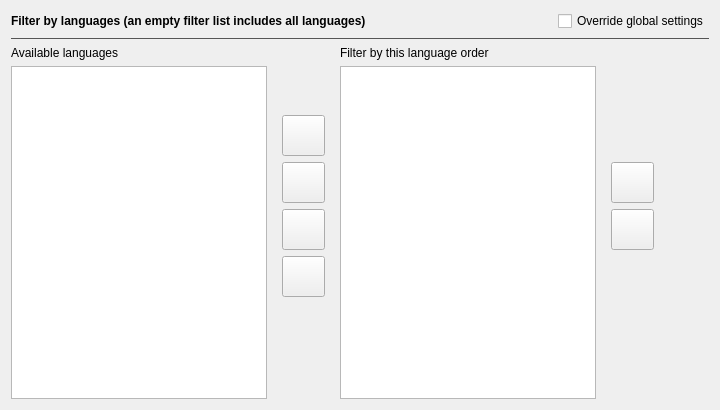
                   <widget class="QWidget" name="tabSystemLanguages">
                    <attribute name="title">
                     <string>Languages</string>
                    </attribute>
                    <layout class="QVBoxLayout" name="verticalLayout_2">
                     <item>
                      <widget class="QWidget" name="gridSystemLanguages" native="true">
                       <layout class="QGridLayout" name="gridLayoutSystemLanguages">
                        <property name="leftMargin">
                         <number>0</number>
                        </property>
                        <property name="topMargin">
                         <number>0</number>
                        </property>
                        <property name="rightMargin">
                         <number>0</number>
                        </property>
                        <property name="bottomMargin">
                         <number>0</number>
                        </property>
                        <item row="3" column="0">
                         <widget class="CustomList" name="listWidgetSystemAvailableLanguages">
                          <property name="sizePolicy">
                           <sizepolicy hsizetype="Fixed" vsizetype="Expanding">
                            <horstretch>0</horstretch>
                            <verstretch>0</verstretch>
                           </sizepolicy>
                          </property>
                          <property name="minimumSize">
                           <size>
                            <width>220</width>
                            <height>0</height>
                           </size>
                          </property>
                          <property name="tabKeyNavigation">
                           <bool>true</bool>
                          </property>
                          <property name="showDropIndicator" stdset="0">
                           <bool>true</bool>
                          </property>
                          <property name="dragDropMode">
                           <enum>QAbstractItemView::DragDrop</enum>
                          </property>
                          <property name="defaultDropAction">
                           <enum>Qt::MoveAction</enum>
                          </property>
                          <property name="alternatingRowColors">
                           <bool>false</bool>
                          </property>
                          <property name="selectionMode">
                           <enum>QAbstractItemView::ExtendedSelection</enum>
                          </property>
                          <property name="sortingEnabled">
                           <bool>true</bool>
                          </property>
                          <property name="self_drag" stdset="0">
                           <bool>false</bool>
                          </property>
                         </widget>
                        </item>
                        <item row="0" column="0" colspan="5">
                         <widget class="QFrame" name="frameSystemLanguagesHeader">
                          <property name="sizePolicy">
                           <sizepolicy hsizetype="Preferred" vsizetype="Minimum">
                            <horstretch>0</horstretch>
                            <verstretch>0</verstretch>
                           </sizepolicy>
                          </property>
                          <property name="minimumSize">
                           <size>
                            <width>0</width>
                            <height>20</height>
                           </size>
                          </property>
                          <property name="frameShape">
                           <enum>QFrame::NoFrame</enum>
                          </property>
                          <property name="frameShadow">
                           <enum>QFrame::Plain</enum>
                          </property>
                          <property name="lineWidth">
                           <number>0</number>
                          </property>
                          <layout class="QHBoxLayout" name="horizontalLayout_2">
                           <property name="leftMargin">
                            <number>0</number>
                           </property>
                           <property name="topMargin">
                            <number>0</number>
                           </property>
                           <property name="rightMargin">
                            <number>0</number>
                           </property>
                           <property name="bottomMargin">
                            <number>0</number>
                           </property>
                           <item>
                            <widget class="QLabel" name="labelSystemFilterByLanguages">
                             <property name="sizePolicy">
                              <sizepolicy hsizetype="Preferred" vsizetype="Preferred">
                               <horstretch>0</horstretch>
                               <verstretch>0</verstretch>
                              </sizepolicy>
                             </property>
                             <property name="minimumSize">
                              <size>
                               <width>0</width>
                               <height>0</height>
                              </size>
                             </property>
                             <property name="font">
                              <font>
                               <family>Segoe UI</family>
                               <bold>true</bold>
                              </font>
                             </property>
                             <property name="text">
                              <string>Filter by languages (an empty filter list includes all languages)</string>
                             </property>
                             <property name="textInteractionFlags">
                              <set>Qt::NoTextInteraction</set>
                             </property>
                            </widget>
                           </item>
                           <item>
                            <widget class="QCheckBox" name="checkBoxSystemOverrideLanguages">
                             <property name="sizePolicy">
                              <sizepolicy hsizetype="Fixed" vsizetype="Fixed">
                               <horstretch>0</horstretch>
                               <verstretch>0</verstretch>
                              </sizepolicy>
                             </property>
                             <property name="text">
                              <string>Override global settings</string>
                             </property>
                            </widget>
                           </item>
                          </layout>
                         </widget>
                        </item>
                        <item row="3" column="4">
                         <spacer name="horizontalSpacerSystemLanguages">
                          <property name="orientation">
                           <enum>Qt::Horizontal</enum>
                          </property>
                          <property name="sizeHint" stdset="0">
                           <size>
                            <width>40</width>
                            <height>20</height>
                           </size>
                          </property>
                         </spacer>
                        </item>
                        <item row="3" column="1">
                         <widget class="QFrame" name="frameSystemLanguageLeftRight">
                          <property name="sizePolicy">
                           <sizepolicy hsizetype="Fixed" vsizetype="Preferred">
                            <horstretch>0</horstretch>
                            <verstretch>0</verstretch>
                           </sizepolicy>
                          </property>
                          <property name="minimumSize">
                           <size>
                            <width>60</width>
                            <height>0</height>
                           </size>
                          </property>
                          <property name="frameShape">
                           <enum>QFrame::NoFrame</enum>
                          </property>
                          <property name="frameShadow">
                           <enum>QFrame::Plain</enum>
                          </property>
                          <layout class="QVBoxLayout" name="verticalLayout_26">
                           <item>
                            <spacer name="verticalSpacerSystemLanguageLeftRightTop">
                             <property name="orientation">
                              <enum>Qt::Vertical</enum>
                             </property>
                             <property name="sizeHint" stdset="0">
                              <size>
                               <width>20</width>
                               <height>40</height>
                              </size>
                             </property>
                            </spacer>
                           </item>
                           <item>
                            <widget class="QPushButton" name="buttonSystemLanguageAllRight">
                             <property name="sizePolicy">
                              <sizepolicy hsizetype="Fixed" vsizetype="Fixed">
                               <horstretch>0</horstretch>
                               <verstretch>0</verstretch>
                              </sizepolicy>
                             </property>
                             <property name="minimumSize">
                              <size>
                               <width>40</width>
                               <height>41</height>
                              </size>
                             </property>
                             <property name="font">
                              <font>
                               <family>Arial</family>
                               <pointsize>10</pointsize>
                               <bold>true</bold>
                              </font>
                             </property>
                             <property name="toolTip">
                              <string>Move the remaining available regions to the end of the filter list</string>
                             </property>
                             <property name="text">
                              <string/>
                             </property>
                             <property name="icon">
                              <iconset resource="resources.qrc">
                               <normaloff>:/Arrows/images/icons8-end-100.png</normaloff>:/Arrows/images/icons8-end-100.png</iconset>
                             </property>
                             <property name="iconSize">
                              <size>
                               <width>16</width>
                               <height>16</height>
                              </size>
                             </property>
                            </widget>
                           </item>
                           <item>
                            <widget class="QPushButton" name="buttonSystemLanguageRight">
                             <property name="sizePolicy">
                              <sizepolicy hsizetype="Fixed" vsizetype="Fixed">
                               <horstretch>0</horstretch>
                               <verstretch>0</verstretch>
                              </sizepolicy>
                             </property>
                             <property name="minimumSize">
                              <size>
                               <width>40</width>
                               <height>41</height>
                              </size>
                             </property>
                             <property name="font">
                              <font>
                               <family>Arial</family>
                               <pointsize>10</pointsize>
                               <bold>true</bold>
                              </font>
                             </property>
                             <property name="toolTip">
                              <string>Move the selected regions to the filter list</string>
                             </property>
                             <property name="text">
                              <string/>
                             </property>
                             <property name="icon">
                              <iconset resource="resources.qrc">
                               <normaloff>:/Arrows/images/icons8-sort-right-100.png</normaloff>:/Arrows/images/icons8-sort-right-100.png</iconset>
                             </property>
                             <property name="iconSize">
                              <size>
                               <width>16</width>
                               <height>16</height>
                              </size>
                             </property>
                            </widget>
                           </item>
                           <item>
                            <widget class="QPushButton" name="buttonSystemLanguageLeft">
                             <property name="sizePolicy">
                              <sizepolicy hsizetype="Fixed" vsizetype="Fixed">
                               <horstretch>0</horstretch>
                               <verstretch>0</verstretch>
                              </sizepolicy>
                             </property>
                             <property name="minimumSize">
                              <size>
                               <width>40</width>
                               <height>41</height>
                              </size>
                             </property>
                             <property name="font">
                              <font>
                               <family>Arial</family>
                               <pointsize>10</pointsize>
                               <bold>true</bold>
                              </font>
                             </property>
                             <property name="toolTip">
                              <string>Move the selected regions to the available list</string>
                             </property>
                             <property name="text">
                              <string/>
                             </property>
                             <property name="icon">
                              <iconset resource="resources.qrc">
                               <normaloff>:/Arrows/images/icons8-sort-left-100.png</normaloff>:/Arrows/images/icons8-sort-left-100.png</iconset>
                             </property>
                            </widget>
                           </item>
                           <item>
                            <widget class="QPushButton" name="buttonSystemLanguageAllLeft">
                             <property name="sizePolicy">
                              <sizepolicy hsizetype="Fixed" vsizetype="Fixed">
                               <horstretch>0</horstretch>
                               <verstretch>0</verstretch>
                              </sizepolicy>
                             </property>
                             <property name="minimumSize">
                              <size>
                               <width>40</width>
                               <height>41</height>
                              </size>
                             </property>
                             <property name="font">
                              <font>
                               <family>Arial</family>
                               <pointsize>10</pointsize>
                               <bold>true</bold>
                              </font>
                             </property>
                             <property name="toolTip">
                              <string>Move all regions in the filter list to the available list</string>
                             </property>
                             <property name="text">
                              <string/>
                             </property>
                             <property name="icon">
                              <iconset resource="resources.qrc">
                               <normaloff>:/Arrows/images/icons8-skip-to-start-100.png</normaloff>:/Arrows/images/icons8-skip-to-start-100.png</iconset>
                             </property>
                             <property name="iconSize">
                              <size>
                               <width>16</width>
                               <height>16</height>
                              </size>
                             </property>
                            </widget>
                           </item>
                           <item>
                            <spacer name="verticalSpacerSystemLanguageLeftRightBottom">
                             <property name="orientation">
                              <enum>Qt::Vertical</enum>
                             </property>
                             <property name="sizeHint" stdset="0">
                              <size>
                               <width>20</width>
                               <height>40</height>
                              </size>
                             </property>
                            </spacer>
                           </item>
                           <item>
                            <spacer name="verticalSpacerSystemLanguageLeftRightBuffer">
                             <property name="orientation">
                              <enum>Qt::Vertical</enum>
                             </property>
                             <property name="sizeType">
                              <enum>QSizePolicy::Fixed</enum>
                             </property>
                             <property name="sizeHint" stdset="0">
                              <size>
                               <width>20</width>
                               <height>53</height>
                              </size>
                             </property>
                            </spacer>
                           </item>
                          </layout>
                         </widget>
                        </item>
                        <item row="1" column="0" colspan="5">
                         <widget class="Line" name="lineSystemLanguageSeparator">
                          <property name="sizePolicy">
                           <sizepolicy hsizetype="Preferred" vsizetype="Fixed">
                            <horstretch>0</horstretch>
                            <verstretch>0</verstretch>
                           </sizepolicy>
                          </property>
                          <property name="palette">
                           <palette>
                            <active>
                             <colorrole role="WindowText">
                              <brush brushstyle="SolidPattern">
                               <color alpha="255">
                                <red>85</red>
                                <green>85</green>
                                <blue>85</blue>
                               </color>
                              </brush>
                             </colorrole>
                            </active>
                            <inactive>
                             <colorrole role="WindowText">
                              <brush brushstyle="SolidPattern">
                               <color alpha="255">
                                <red>85</red>
                                <green>85</green>
                                <blue>85</blue>
                               </color>
                              </brush>
                             </colorrole>
                            </inactive>
                            <disabled>
                             <colorrole role="WindowText">
                              <brush brushstyle="SolidPattern">
                               <color alpha="255">
                                <red>120</red>
                                <green>120</green>
                                <blue>120</blue>
                               </color>
                              </brush>
                             </colorrole>
                            </disabled>
                           </palette>
                          </property>
                          <property name="frameShadow">
                           <enum>QFrame::Plain</enum>
                          </property>
                          <property name="orientation">
                           <enum>Qt::Horizontal</enum>
                          </property>
                         </widget>
                        </item>
                        <item row="3" column="3">
                         <widget class="QFrame" name="frameSystemLanguageUpDown">
                          <property name="sizePolicy">
                           <sizepolicy hsizetype="Fixed" vsizetype="Preferred">
                            <horstretch>0</horstretch>
                            <verstretch>0</verstretch>
                           </sizepolicy>
                          </property>
                          <property name="minimumSize">
                           <size>
                            <width>60</width>
                            <height>0</height>
                           </size>
                          </property>
                          <property name="frameShape">
                           <enum>QFrame::NoFrame</enum>
                          </property>
                          <property name="frameShadow">
                           <enum>QFrame::Plain</enum>
                          </property>
                          <layout class="QVBoxLayout" name="verticalLayout_28">
                           <item>
                            <spacer name="verticalSpacerSystemLanguageUpDownTop">
                             <property name="orientation">
                              <enum>Qt::Vertical</enum>
                             </property>
                             <property name="sizeHint" stdset="0">
                              <size>
                               <width>20</width>
                               <height>40</height>
                              </size>
                             </property>
                            </spacer>
                           </item>
                           <item>
                            <widget class="QPushButton" name="buttonSystemLanguageUp">
                             <property name="sizePolicy">
                              <sizepolicy hsizetype="Fixed" vsizetype="Fixed">
                               <horstretch>0</horstretch>
                               <verstretch>0</verstretch>
                              </sizepolicy>
                             </property>
                             <property name="minimumSize">
                              <size>
                               <width>40</width>
                               <height>41</height>
                              </size>
                             </property>
                             <property name="font">
                              <font>
                               <family>Arial</family>
                               <pointsize>10</pointsize>
                               <bold>true</bold>
                              </font>
                             </property>
                             <property name="toolTip">
                              <string>Move the selected regions up in priority</string>
                             </property>
                             <property name="text">
                              <string/>
                             </property>
                             <property name="icon">
                              <iconset resource="resources.qrc">
                               <normaloff>:/Arrows/images/icons8-sort-up-100.png</normaloff>:/Arrows/images/icons8-sort-up-100.png</iconset>
                             </property>
                            </widget>
                           </item>
                           <item>
                            <widget class="QPushButton" name="buttonSystemLanguageDown">
                             <property name="sizePolicy">
                              <sizepolicy hsizetype="Fixed" vsizetype="Fixed">
                               <horstretch>0</horstretch>
                               <verstretch>0</verstretch>
                              </sizepolicy>
                             </property>
                             <property name="minimumSize">
                              <size>
                               <width>40</width>
                               <height>41</height>
                              </size>
                             </property>
                             <property name="font">
                              <font>
                               <family>Arial</family>
                               <pointsize>10</pointsize>
                               <bold>true</bold>
                              </font>
                             </property>
                             <property name="toolTip">
                              <string>Move the selected regions down in priority</string>
                             </property>
                             <property name="text">
                              <string/>
                             </property>
                             <property name="icon">
                              <iconset resource="resources.qrc">
                               <normaloff>:/Arrows/images/icons8-sort-down-100.png</normaloff>:/Arrows/images/icons8-sort-down-100.png</iconset>
                             </property>
                            </widget>
                           </item>
                           <item>
                            <spacer name="verticalSpacerSystemLanguageUpDownBottom">
                             <property name="orientation">
                              <enum>Qt::Vertical</enum>
                             </property>
                             <property name="sizeHint" stdset="0">
                              <size>
                               <width>20</width>
                               <height>40</height>
                              </size>
                             </property>
                            </spacer>
                           </item>
                           <item>
                            <spacer name="verticalSpacerSystemLanguageUpDownBuffer">
                             <property name="orientation">
                              <enum>Qt::Vertical</enum>
                             </property>
                             <property name="sizeType">
                              <enum>QSizePolicy::Fixed</enum>
                             </property>
                             <property name="sizeHint" stdset="0">
                              <size>
                               <width>20</width>
                               <height>53</height>
                              </size>
                             </property>
                            </spacer>
                           </item>
                          </layout>
                         </widget>
                        </item>
                        <item row="3" column="2">
                         <widget class="CustomListSelfDrag" name="listWidgetSystemSelectedLanguages">
                          <property name="sizePolicy">
                           <sizepolicy hsizetype="Fixed" vsizetype="Expanding">
                            <horstretch>0</horstretch>
                            <verstretch>0</verstretch>
                           </sizepolicy>
                          </property>
                          <property name="minimumSize">
                           <size>
                            <width>220</width>
                            <height>0</height>
                           </size>
                          </property>
                          <property name="tabKeyNavigation">
                           <bool>true</bool>
                          </property>
                          <property name="showDropIndicator" stdset="0">
                           <bool>true</bool>
                          </property>
                          <property name="dragDropMode">
                           <enum>QAbstractItemView::DragDrop</enum>
                          </property>
                          <property name="defaultDropAction">
                           <enum>Qt::MoveAction</enum>
                          </property>
                          <property name="alternatingRowColors">
                           <bool>false</bool>
                          </property>
                          <property name="selectionMode">
                           <enum>QAbstractItemView::ExtendedSelection</enum>
                          </property>
                          <property name="self_drag" stdset="0">
                           <bool>true</bool>
                          </property>
                         </widget>
                        </item>
                        <item row="2" column="0">
                         <widget class="QLabel" name="labelSystemAvailableLanguages">
                          <property name="sizePolicy">
                           <sizepolicy hsizetype="Preferred" vsizetype="Preferred">
                            <horstretch>0</horstretch>
                            <verstretch>0</verstretch>
                           </sizepolicy>
                          </property>
                          <property name="font">
                           <font>
                            <family>Segoe UI</family>
                           </font>
                          </property>
                          <property name="text">
                           <string>Available languages</string>
                          </property>
                          <property name="textInteractionFlags">
                           <set>Qt::NoTextInteraction</set>
                          </property>
                         </widget>
                        </item>
                        <item row="2" column="2">
                         <widget class="QLabel" name="labelSystemSelectedLanguages">
                          <property name="sizePolicy">
                           <sizepolicy hsizetype="Preferred" vsizetype="Preferred">
                            <horstretch>0</horstretch>
                            <verstretch>0</verstretch>
                           </sizepolicy>
                          </property>
                          <property name="font">
                           <font>
                            <family>Segoe UI</family>
                           </font>
                          </property>
                          <property name="text">
                           <string>Filter by this language order</string>
                          </property>
                          <property name="textInteractionFlags">
                           <set>Qt::NoTextInteraction</set>
                          </property>
                         </widget>
                        </item>
                       </layout>
                      </widget>
                     </item>
                    </layout>
                   </widget>
